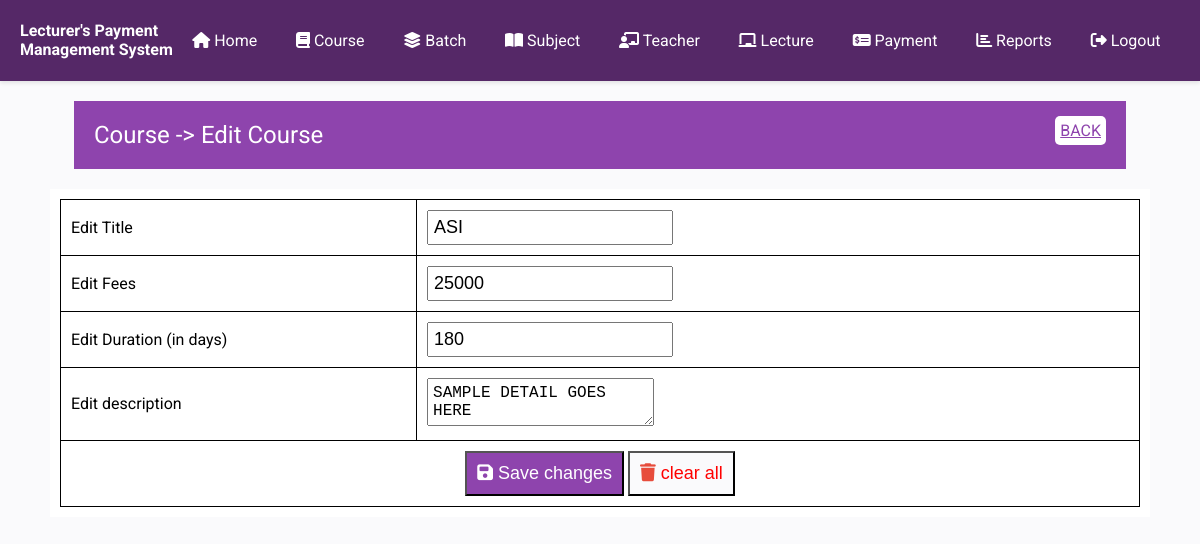
/Project/edit_course.php?courseid=2 (signed in), run on an earlier commit of the app's database.
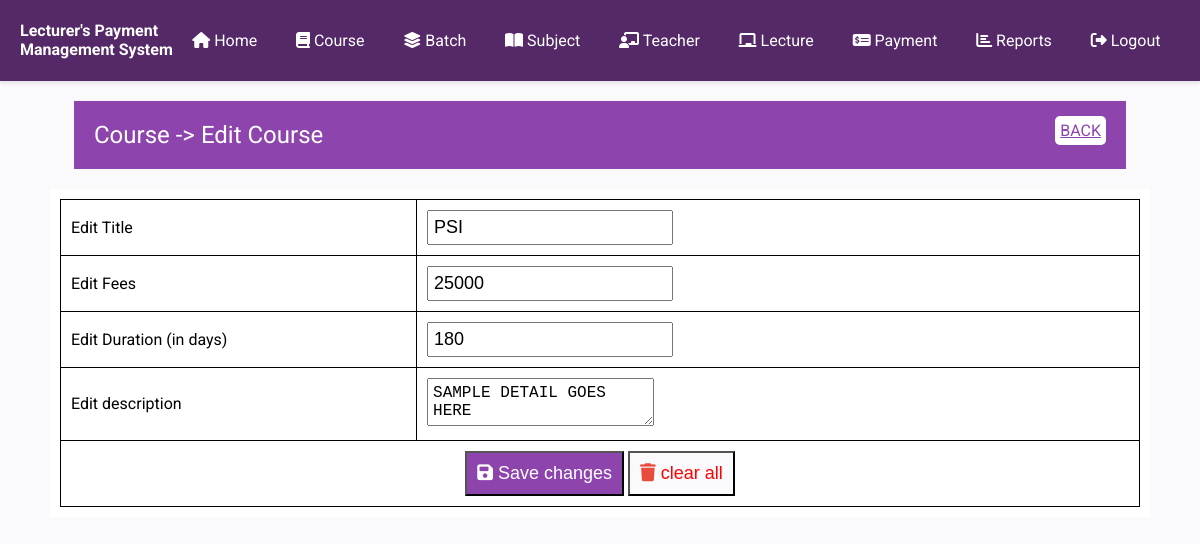
And on a later commit of the database.
### tables this page shows
CREATE TABLE IF NOT EXISTS `course` (
  `id` int(11) NOT NULL AUTO_INCREMENT,
  `title` varchar(256) NOT NULL,
  `fees` int(11) NOT NULL,
  `duration` int(11) NOT NULL,
  `description` text NOT NULL,
  `isdeleted` int(11) NOT NULL DEFAULT '0',
  PRIMARY KEY (`id`)
);

### Project/edit_course.php (the view, shortened to what this page needs)
<?php
require_once('inc/connection.php');
require_once('inc/header-part.php');
?>
</head>
<body>
    <?php require_once('inc/menu.php');
        extract($_REQUEST);
        $sql="SELECT * FROM course WHERE id=?";
        $cmd=$db->prepare($sql);
        $cmd->bindParam(1,$courseid);
        $cmd->execute();
        $batch=$cmd->fetch();
        extract($batch);
    ?>
    <div class="heading">
        <div>
            <span>Course -> Edit Course</span>
            <span><a href="course.php">BACK</a></span>
        </div>
    </div>
    <div class="container white-form">
        <form action="Submit/update_course.php" method="post">
            <table id="input-table">
                <tr>
                    <td width='33%'>Edit Title</td>
                    <td>
                        <input type="text" name="title" id="title" class="input-box"
                        required value="<?= $title ?>" />
                    </td>
                </tr>
                <tr>
                    <td>Edit Fees</td>
                    <td>
                        <input type="number" name="fees" id="fees" class="input-box"
                        required value="<?= $fees ?>" />
                    </td>
                </tr>
                <tr>
                    <td>Edit Duration (in days)</td>
                    <td>
                        <input type="number" name="duration" id="duration" class="input-box" required value="<?= $duration ?>" />
                    </td>
                </tr>
                <tr>
                    <td>Edit description</td>
                    <td>
                        <textarea class="input-box" name="description" id="description"><?= $description ?>
                        </textarea>
                    </td>
                </tr>
                <tr>
                    <td colspan="2" align="center">
                        <button type="submit" class="save">
                            <i class="fa fa-save"></i> Save changes
                        </button>
                        <button type="reset" class="clear">
                            <i class="fa fa-trash"></i> clear all
                        </button>
                    </td>
                </tr>
            </table>
        </form>
    </div>
</body>
<?php
require_once('inc/footer.php');
?>

What changed in the data, as far as the page shows it:
changed course "SAMPLE DETAIL GOES HERE": title "ASI" → "PSI"
